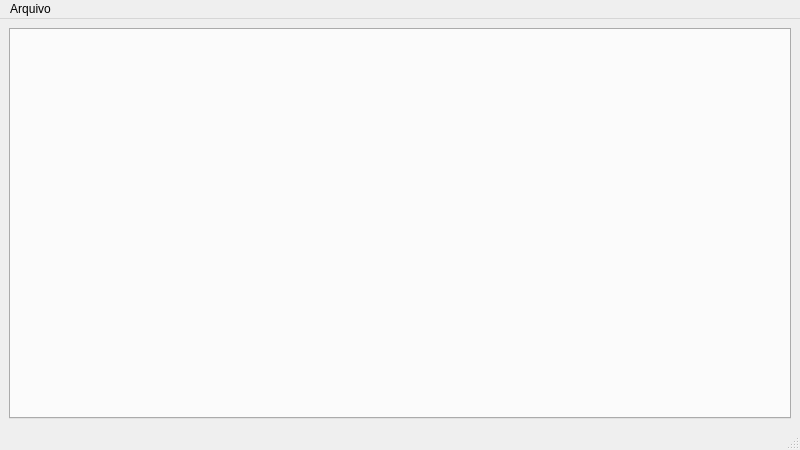
<?xml version="1.0" encoding="UTF-8"?>
<ui version="4.0">
 <class>MainWindow</class>
 <widget class="QMainWindow" name="MainWindow">
  <property name="geometry">
   <rect>
    <x>0</x>
    <y>0</y>
    <width>800</width>
    <height>450</height>
   </rect>
  </property>
  <property name="windowTitle">
   <string>MainWindow</string>
  </property>
  <widget class="QWidget" name="centralwidget">
   <layout class="QGridLayout" name="gridLayout">
    <item row="0" column="0">
     <widget class="QTabWidget" name="tabWidget">
      <property name="currentIndex">
       <number>-1</number>
      </property>
      <property name="tabsClosable">
       <bool>true</bool>
      </property>
     </widget>
    </item>
   </layout>
  </widget>
  <widget class="QMenuBar" name="menubar">
   <property name="geometry">
    <rect>
     <x>0</x>
     <y>0</y>
     <width>800</width>
     <height>21</height>
    </rect>
   </property>
   <widget class="QMenu" name="menuArquivo">
    <property name="title">
     <string>Arquivo</string>
    </property>
    <addaction name="actionNovo"/>
   </widget>
   <addaction name="menuArquivo"/>
  </widget>
  <widget class="QStatusBar" name="statusbar"/>
  <action name="actionNovo">
   <property name="text">
    <string>Novo</string>
   </property>
  </action>
 </widget>
 <resources/>
 <connections/>
</ui>
